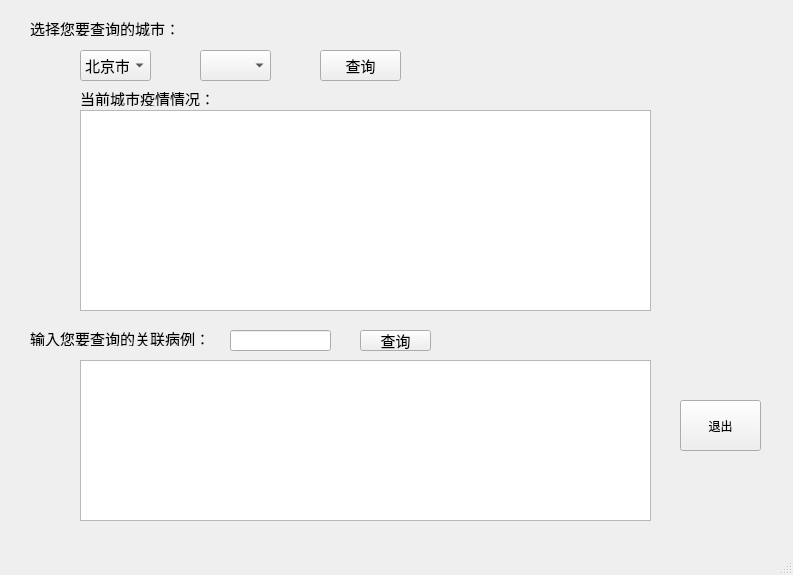
<?xml version="1.0" encoding="UTF-8"?>
<ui version="4.0">
 <class>ShowInfo</class>
 <widget class="QMainWindow" name="ShowInfo">
  <property name="geometry">
   <rect>
    <x>0</x>
    <y>0</y>
    <width>793</width>
    <height>575</height>
   </rect>
  </property>
  <property name="windowTitle">
   <string>查询</string>
  </property>
  <widget class="QWidget" name="centralwidget">
   <widget class="QPushButton" name="pushButton_search_1">
    <property name="geometry">
     <rect>
      <x>320</x>
      <y>50</y>
      <width>81</width>
      <height>31</height>
     </rect>
    </property>
    <property name="font">
     <font>
      <pointsize>11</pointsize>
     </font>
    </property>
    <property name="text">
     <string>查询</string>
    </property>
   </widget>
   <widget class="QComboBox" name="comboBox_1">
    <property name="geometry">
     <rect>
      <x>80</x>
      <y>50</y>
      <width>71</width>
      <height>31</height>
     </rect>
    </property>
    <property name="font">
     <font>
      <pointsize>11</pointsize>
     </font>
    </property>
    <item>
     <property name="text">
      <string>北京市</string>
     </property>
    </item>
    <item>
     <property name="text">
      <string>辽宁省</string>
     </property>
    </item>
    <item>
     <property name="text">
      <string>山西省</string>
     </property>
    </item>
   </widget>
   <widget class="QComboBox" name="comboBox_2">
    <property name="geometry">
     <rect>
      <x>200</x>
      <y>50</y>
      <width>71</width>
      <height>31</height>
     </rect>
    </property>
    <property name="font">
     <font>
      <pointsize>11</pointsize>
     </font>
    </property>
   </widget>
   <widget class="QTableView" name="tableView_city">
    <property name="geometry">
     <rect>
      <x>80</x>
      <y>110</y>
      <width>571</width>
      <height>201</height>
     </rect>
    </property>
    <property name="font">
     <font>
      <pointsize>11</pointsize>
     </font>
    </property>
   </widget>
   <widget class="QLabel" name="label">
    <property name="geometry">
     <rect>
      <x>80</x>
      <y>90</y>
      <width>141</width>
      <height>16</height>
     </rect>
    </property>
    <property name="font">
     <font>
      <pointsize>11</pointsize>
     </font>
    </property>
    <property name="text">
     <string>当前城市疫情情况：</string>
    </property>
   </widget>
   <widget class="QLabel" name="label_2">
    <property name="geometry">
     <rect>
      <x>30</x>
      <y>20</y>
      <width>151</width>
      <height>16</height>
     </rect>
    </property>
    <property name="font">
     <font>
      <pointsize>11</pointsize>
     </font>
    </property>
    <property name="text">
     <string>选择您要查询的城市：</string>
    </property>
   </widget>
   <widget class="QLabel" name="label_3">
    <property name="geometry">
     <rect>
      <x>30</x>
      <y>330</y>
      <width>181</width>
      <height>16</height>
     </rect>
    </property>
    <property name="font">
     <font>
      <pointsize>11</pointsize>
     </font>
    </property>
    <property name="text">
     <string>输入您要查询的关联病例：</string>
    </property>
   </widget>
   <widget class="QLineEdit" name="lineEdit_name">
    <property name="geometry">
     <rect>
      <x>230</x>
      <y>330</y>
      <width>101</width>
      <height>21</height>
     </rect>
    </property>
    <property name="font">
     <font>
      <pointsize>11</pointsize>
     </font>
    </property>
   </widget>
   <widget class="QPushButton" name="pushButton_search_2">
    <property name="geometry">
     <rect>
      <x>360</x>
      <y>330</y>
      <width>71</width>
      <height>21</height>
     </rect>
    </property>
    <property name="font">
     <font>
      <pointsize>11</pointsize>
     </font>
    </property>
    <property name="text">
     <string>查询</string>
    </property>
   </widget>
   <widget class="QTableView" name="tableView_name">
    <property name="geometry">
     <rect>
      <x>80</x>
      <y>360</y>
      <width>571</width>
      <height>161</height>
     </rect>
    </property>
    <property name="font">
     <font>
      <pointsize>11</pointsize>
     </font>
    </property>
   </widget>
   <widget class="QPushButton" name="pushButton_exit">
    <property name="geometry">
     <rect>
      <x>680</x>
      <y>400</y>
      <width>81</width>
      <height>51</height>
     </rect>
    </property>
    <property name="text">
     <string>退出</string>
    </property>
   </widget>
  </widget>
  <widget class="QMenuBar" name="menubar">
   <property name="geometry">
    <rect>
     <x>0</x>
     <y>0</y>
     <width>793</width>
     <height>23</height>
    </rect>
   </property>
  </widget>
  <widget class="QStatusBar" name="statusbar"/>
 </widget>
 <resources/>
 <connections/>
</ui>
